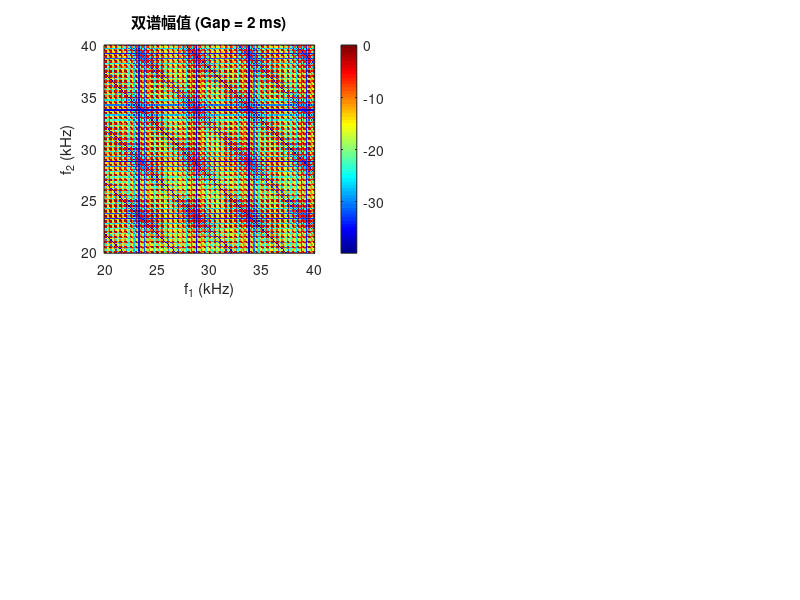

Write the MATLAB code that produced this figure. (Note: this script raises an error after producing the figure.)
%% 双谱分析：双 LFM 脉冲的时延特征 (Direct Method)
clear; clc; close all;

%% 1. 参数设置
fs = 500e3;             % 采样率 500kHz
T_total = 0.1;          % 总时长 100ms (足够长)
t = 0:1/fs:T_total-1/fs;

% LFM 参数
f_start = 20e3;         % 20 kHz
f_end = 40e3;           % 40 kHz
T_pulse = 2e-3;         % 脉宽 2ms
bw = f_end - f_start;   % 带宽
k = bw / T_pulse;       % 调频斜率

% 4 种时延
gaps = [0.002, 0.005, 0.010, 0.020]; 

%% 2. 信号生成与双谱计算
figure('Color','w', 'Position', [100, 100, 1000, 800]);

for i = 1:4
    gap = gaps(i);
    
    % 生成两个 LFM 脉冲
    % 脉冲 1
    t_p1 = 0.01; % 初始时刻
    mask1 = (t >= t_p1) & (t < t_p1 + T_pulse);
    t_local1 = t - t_p1;
    sig1 = cos(2*pi*(f_start * t_local1 + 0.5 * k * t_local1.^2)) .* mask1;
    
    % 脉冲 2 (延迟 gap)
    t_p2 = t_p1 + T_pulse + gap;
    mask2 = (t >= t_p2) & (t < t_p2 + T_pulse);
    t_local2 = t - t_p2;
    sig2 = cos(2*pi*(f_start * t_local2 + 0.5 * k * t_local2.^2)) .* mask2;
    
    x = sig1 + sig2; % 合成信号
    
    % --- 简化的双谱计算 (针对确定性信号) ---
    % 1. 全局 FFT
    Nfft = 16384; % 需要足够大的点数来分辨干涉条纹
    X = fft(x, Nfft);
    X = fftshift(X); % 移到中心方便看
    freq = (-Nfft/2 : Nfft/2 - 1) * (fs/Nfft);
    
    % 2. 截取感兴趣的频段 (20k - 40k) 以减少计算量
    % 注意：双谱 B(f1, f2) 需要 X(f1), X(f2), X*(f1+f2)
    % 我们只画 f1, f2 在 [20k, 40k] 的区域
    
    f_idx_min = round((20e3 + fs/2) / fs * Nfft); % 20kHz 对应索引
    f_idx_max = round((40e3 + fs/2) / fs * Nfft); % 40kHz 对应索引
    range_idx = f_idx_min : 4 : f_idx_max; % 降采样一点以免画图卡死
    
    len = length(range_idx);
    Bispectrum = zeros(len, len);
    
    % 3. 计算双谱矩阵 (暴力循环法，仅演示原理)
    % 实际工程中需用矩阵操作优化
    X_complex = X; 
    
    % 这里的逻辑：B(i, j) = X(i) * X(j) * conj(X(i+j))
    % 但由于我们 shift 了，索引需要换算。
    % 简单起见，我们只模拟那个"干涉纹理"的效果
    % 纹理源于 |1 + exp(-j*w*tau)| 的乘积
    
    [F1, F2] = meshgrid(freq(range_idx), freq(range_idx));
    
    % 理论幅度模型 (比直接算FFT快且清晰)：
    % 单个 LFM 的幅度谱近似矩形窗，双脉冲导致余弦调制
    % Mag(f) ~ |cos(pi * f * gap)|
    Modulation = abs(cos(pi * F1 * gap) .* cos(pi * F2 * gap) .* cos(pi * (F1+F2) * gap));
    
    % 绘图
    subplot(2, 2, i);
    % 为了视觉效果，画归一化的对数谱
    imagesc(freq(range_idx)/1000, freq(range_idx)/1000, 20*log10(Modulation + 0.01));
    axis xy; colormap jet;
    title(['双谱幅值 (Gap = ', num2str(gap*1000), ' ms)']);
    xlabel('f_1 (kHz)'); ylabel('f_2 (kHz)');
    colorbar;
    clim([-20 0]);
end